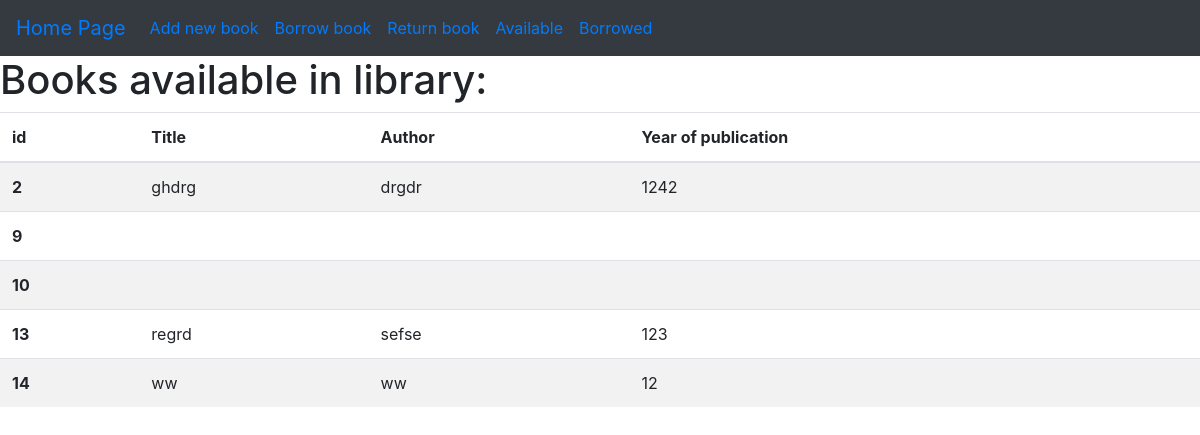
The app's page /av with its own data.
### main.py (models this page shows, shortened)
class Books(db.Model):
  id = db.Column("id", db.Integer, primary_key=True)
  title = db.Column(db.String(100), nullable=False)
  author = db.Column(db.String(100), nullable=False)
  year = db.Column(db.Integer, nullable=False)

### main.py (the view)
@app.route('/av')
def available():
  return render_template("available.html", values=Books.query.all())

### templates/available.html (shortened to what this page needs)
{% extends "base.html" %}
{% block content %}
<h1>Books available in library:</h1>
<table class="table table-striped">
   <thead>
    <tr>
      <th scope="col">id</th>
      <th scope="col">Title</th>
      <th scope="col">Author</th>
      <th scope="col">Year of publication</th>
    </tr>
  </thead>
  <tbody>
  {% for item in values %}
    <tr>
      <th scope="row">{{item.id}}</th>
      <td>{{item.title}}</td>
      <td>{{item.author}}</td>
      <td>{{item.year}}</td>
    </tr>
  {% endfor %}
     </tbody>
  </table>
{% endblock %}

### records on screen
Books: id "2", title "ghdrg", author "drgdr", year "1242"
Books: id "9"
Books: id "10"
Books: id "13", title "regrd", author "sefse", year "123"
Books: id "14", title "ww", author "ww", year "12"
